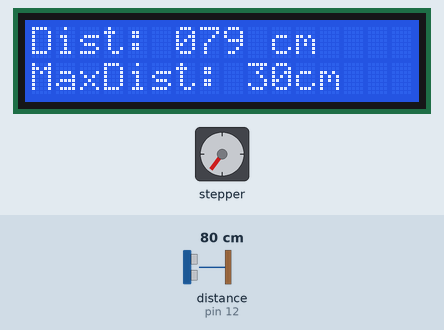
Simulated run of this sketch. Board: Arduino Uno, built with avr-gcc and run on an emulated ATmega328P. Shown: 16×2 character LCD, stepper motor. Wiring (inferred from the names in the program): ultrasonic range finder: trigger pin 13; echo pin 12. The inputs (shaded band) are chosen by the test bench; at power-on: distance to the obstacle (sensor on pin 12) 80 cm. The echo pulse lasts 58.3 µs per cm; stepper angles assume 360 steps per turn.

Above: at 1.25 s.
1.3 s: distance to the obstacle (sensor on pin 12) set to 2 cm
At 1.6 s:
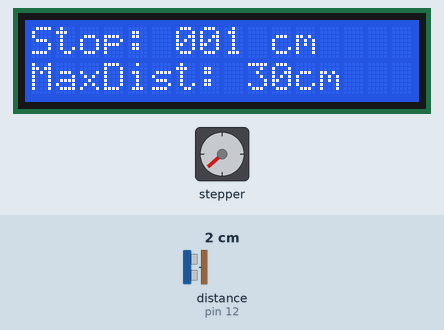
2.8 s: distance to the obstacle (sensor on pin 12) set to 35 cm
At 3.0 s:
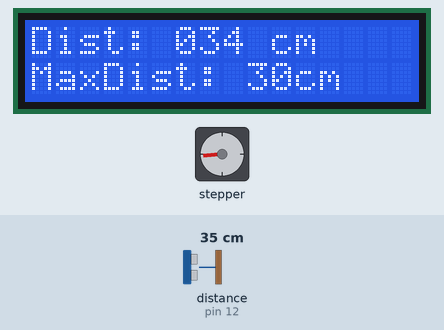
4.5 s: distance to the obstacle (sensor on pin 12) set to 18 cm
At 5.0 s:
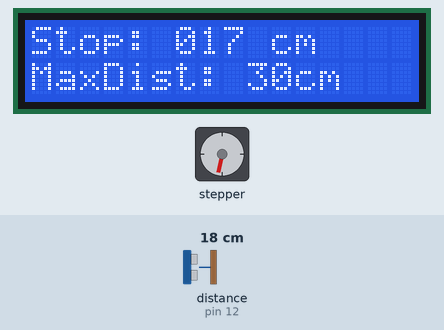
7.5 s: distance to the obstacle (sensor on pin 12) set to 250 cm
At 7.73 s:
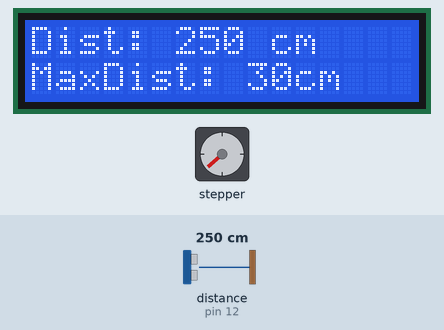
10.5 s: distance to the obstacle (sensor on pin 12) set to 4 cm
At 11.7 s:
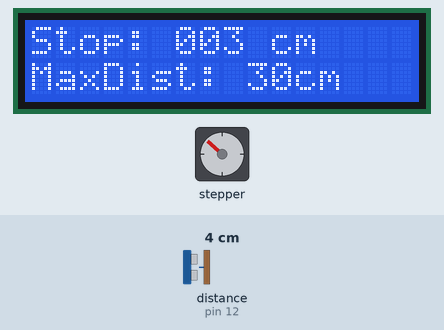
Timing chart, 0 to 13.0 s (numbered marks = the images above; inputs shaded):
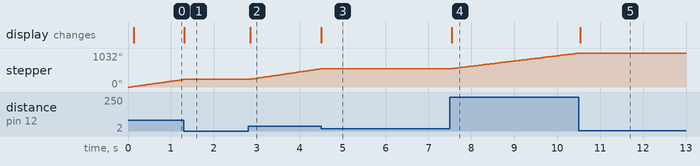

Measured:
- after the input at 1.3 s, stepper: stops changing and stays 228°; the display: changes at once (image 1)
- after the input at 2.8 s, stepper: keeps turning clockwise at about 194°/s, starting at once; the display: changes after 0.05 s (image 2)
- after the input at 4.5 s, stepper: stops changing and stays 552°; the display: changes at once (image 3)
- after the input at 7.5 s, stepper: keeps turning clockwise at about 160°/s, starting at once; the display: changes at once (image 4)
- after the input at 10.5 s, stepper: goes on until 10.5 s, then stays 1032°; the display: changes at once (image 5)
- by itself, stepper: keeps turning clockwise at about 187°/s

The sketch:

sensor_motor_w_screen.ino
```cpp
/*
 * SETUP AND WIRING INSTRUCTIONS ARE INCLUDED IN THE SETUP.txt FILE
 * REVISED 2021/06/29
 */
#include <LiquidCrystal.h>
#include <Stepper.h>

#define trigPin 13
#define echoPin 12

const int stepsPerRevolution = 360;

Stepper myStepper(stepsPerRevolution, 8, 9, 10, 11);
LiquidCrystal lcd(1, 2, 4, 5, 6, 7); // (rs, enable, d4, d5, d6, d7) // Creating the lcd display object

/*
 * Function to calculate the distance from the parameters of the sensor
 */
long calculate() {
  long duration, distance;
  digitalWrite(trigPin, LOW);
  delayMicroseconds(2);
  digitalWrite(trigPin, HIGH);
  delayMicroseconds(10);
  digitalWrite(trigPin, LOW);
  duration = pulseIn(echoPin, HIGH);
  distance = (duration/2) / 29.1;

  return distance;
}

/*
 * Prints distance to the display, also makes a determination based on the user set max distance
 * if the object is in range
 */
bool print_detect(long distance, int maxdist, String prefix) {
  bool detectobj = true;

  lcd.print(prefix + "000");

  if (distance > maxdist) {  // If the distance is outside the user's range
    detectobj = false;
  }

  if (distance >= 10 && distance < 100) { // if the distance is a two digit number
    lcd.setCursor(7,0);
    lcd.print(distance);
  }
  else if (distance >= 100 && distance < 450) { // if the distance is a three digit number
    lcd.setCursor(6,0);
    lcd.print(distance);
  }
  else if (distance >= 450 || distance <= 0) { // if the distance is out of sensor bounds
    detectobj = false;
  }
  else { // If the distance is a single digit number
    lcd.setCursor(8, 0);
    lcd.print(distance);
  }

  lcd.setCursor(10,0);
  lcd.print("cm");
  lcd.setCursor(0,1);
  lcd.print("MaxDist: ");
  lcd.print(maxdist);
  lcd.print("cm");
  lcd.setCursor(0,0);

  return detectobj;
}

/*
 * Function to setup the project, sets pinout and motor speed
 */
void setup() {
  myStepper.setSpeed(36);
  lcd.begin(16,2);
  pinMode(trigPin, OUTPUT);
  pinMode(echoPin, INPUT);
}

/*
 * The main function that loops similar to a while loop as long as the Arduino has power
 */
void loop() {
  long distance; // the current distance the sensor finds
  bool detectobj = true; // if an object has been found
  String prefix = "Dist: "; // the word on the display before the distance measurement

  // CONFIGURE THESE VARIABLES TO YOUR LIKING
  const int maxdist = 30; // the maximum distance the sensor will detect an object (in cm, with a max of 450)
  const int steps = 12; // number of steps the motor will take for every sensor check (out of 2048 for full rotation)

  distance = calculate(); // finds the distance to the nearest object

  // changing prefixes if there is an object within the set distance
  if (distance <= maxdist) {
    prefix = "Stop: ";
  }

  detectobj = print_detect(distance, maxdist, prefix); // finds if there is an object within the set distance, also prints to display

  // if there is no object detected, spin the base of the catapult further
  if (!detectobj) {
    myStepper.step(steps);
  }
}
```
